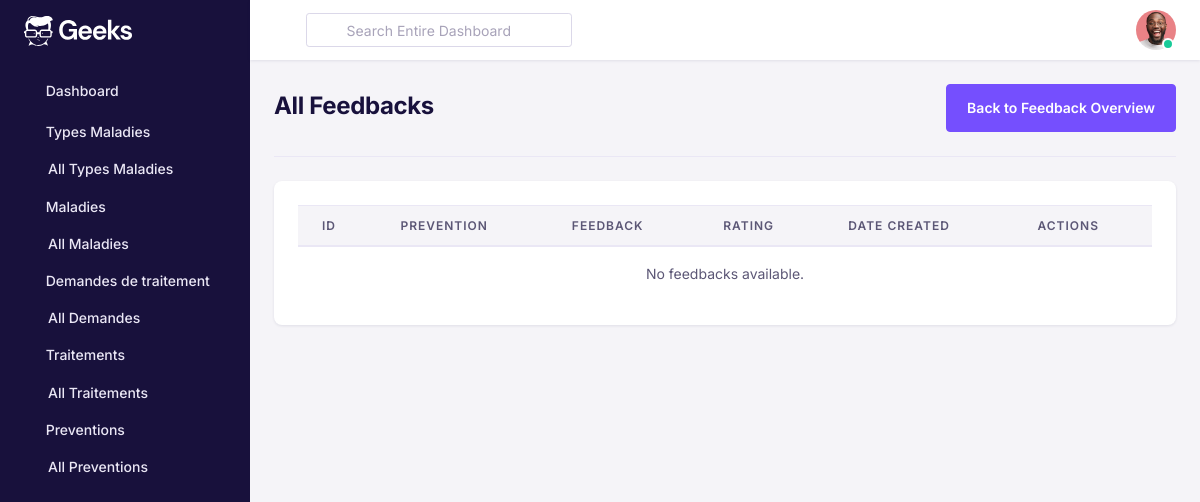
Page /feedback/all/ on the earlier database version.
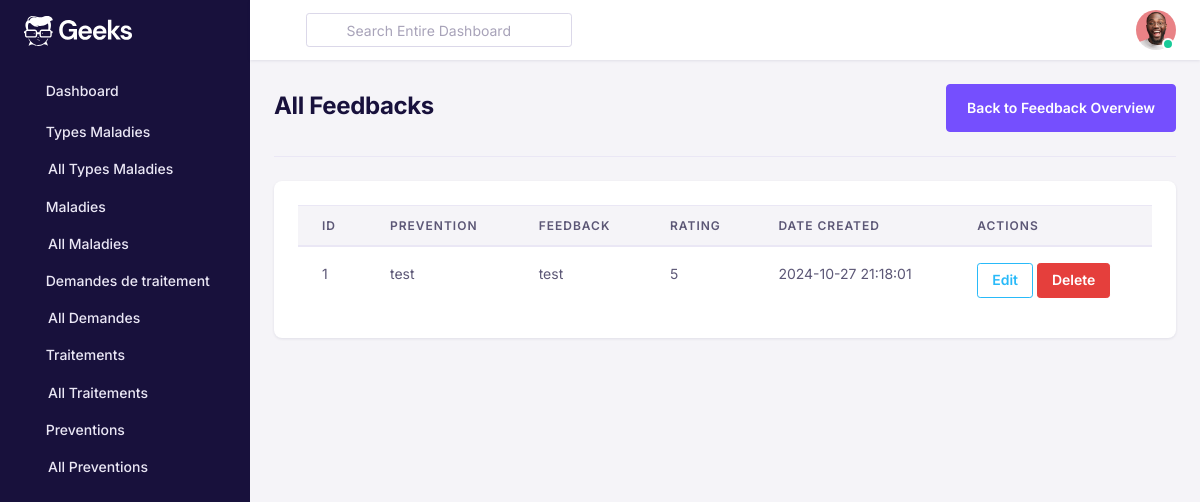
Same page on the later database version.
### FeedbacksApp/models.py (models this page shows, shortened)
class Feedback(models.Model):
    prevention = models.ForeignKey(
        'PreventionApp.Prevention',  # Ensure this is correct
        on_delete=models.CASCADE,
        related_name='feedbacks'
    )
    content = models.TextField()
    rating = models.PositiveIntegerField(null=True, blank=True)
    date_created = models.DateTimeField(default=timezone.now)

### PreventionApp/models.py (models this page shows, shortened)
class Prevention(models.Model):
    title = models.CharField(max_length=255)
    description = models.TextField()
    date_created = models.DateTimeField(default=timezone.now)

### FeedbacksApp/views.py (the view)
# urls.py: path('feedback/all/', feedback_all, name='feedback_all'),  # New URL pattern
def feedback_all(request):
    feedbacks = Feedback.objects.all()  # Retrieve all feedbacks
    return render(request, 'myfeedback.html', {
        'feedbacks': feedbacks,
    })

### FeedbacksApp/Templates/myfeedback.html (shortened to what the changed rows need)
<!DOCTYPE html>
<html lang="en">
<head>
    {% load static %}
   <link href="{% static 'assets/fonts/feather/feather.css' %}" rel="stylesheet" />
   <link href="{% static 'assets/libs/dragula/dist/dragula.min.css' %}" rel="stylesheet" />
   <link href="{% static 'assets/libs/@mdi/font/css/materialdesignicons.min.css' %}" rel="stylesheet" />
   <link href="{% static 'assets/libs/prismjs/themes/prism.css' %}" rel="stylesheet" />
   <link href="{% static 'assets/libs/dropzone/dist/dropzone.css' %}" rel="stylesheet" />
   <link href="{% static 'assets/libs/magnific-popup/dist/magnific-popup.css' %}" rel="stylesheet" />
   <link href="{% static 'assets/libs/bootstrap-select/dist/css/bootstrap-select.min.css' %}" rel="stylesheet">
   <link href="{% static 'assets/libs/@yaireo/tagify/dist/tagify.css' %}" rel="stylesheet">
   <link href="{% static 'assets/libs/tiny-slider/dist/tiny-slider.css' %}" rel="stylesheet">
   <link href="{% static 'assets/libs/tippy.js/dist/tippy.css' %}" rel="stylesheet">
   <link rel="stylesheet" href="{% static 'assets/css/theme.min.css' %}">
</head>
<body>
    <div id="db-wrapper">
        <div id="page-content">
            <div class="container-fluid p-4">
                <div class="row">
                    <div class="col-lg-12 col-md-12 col-12">
                        <div class="border-bottom pb-4 mb-4 d-lg-flex align-items-center justify-content-between">
                            <div class="mb-2 mb-lg-0">
                                <h1 class="mb-1 h2 font-weight-bold">All Feedbacks</h1>
                            </div>
                        </div>
                    </div>
                </div>
                <div class="row">
                    <div class="col-lg-12 col-md-12 col-12">
                        <div class="card rounded-lg">
                            <div class="p-4">
                                <div class="table-responsive border-0 overflow-y-hidden">
                                    <table class="table mb-0 text-nowrap">
                                        <thead>
                                            <tr>
                                                <th>ID</th>
                                                <th>Prevention</th>
                                                <th>Feedback</th>
                                                <th>Rating</th>
                                                <th>Date Created</th>
                                                <th>Actions</th>
                                            </tr>
                                        </thead>
                                        <tbody>
                                            {% for feedback in feedbacks %}
                                            <tr>
                                                <td>{{ feedback.id }}</td>
                                                <td>{{ feedback.prevention.title }}</td>
                                                <td>{{ feedback.content }}</td>
                                                <td>{{ feedback.rating }}</td>
                                                <td>{{ feedback.date_created|date:"Y-m-d H:i:s" }}</td>
                                                <td>
                                                    <a href="{% url 'feedback_update' pk=feedback.id %}" class="btn btn-outline-info btn-sm">Edit</a>
                                                    <button type="button" class="btn btn-danger btn-sm" data-toggle="modal" data-target="#deleteModal{{ feedback.id }}">
                                                        Delete
                                                    </button>
                                                </td>
                                            </tr>
                                            {% empty %}
                                            <tr>
                                                <td colspan="6" class="text-center">No feedbacks available.</td>
                                            </tr>
                                            {% endfor %}
                                        </tbody>
                                    </table>
                                </div>
                            </div>
                        </div>
                    </div>
                </div>
            </div>
        </div>
    </div>
</body>
</html>

Differences in the rows shown:
added Feedback: id "1", prevention "test", content "test", rating "5", date_created "2024-10-27 21:18:01"
Other differences:
text no longer shown: "No feedbacks available."
